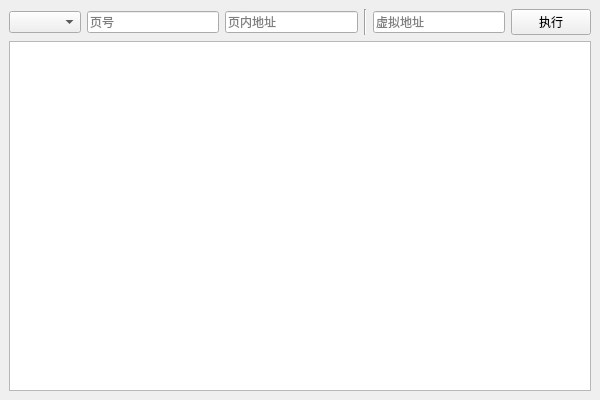
<?xml version="1.0" encoding="UTF-8"?>
<ui version="4.0">
 <class>window</class>
 <widget class="QMainWindow" name="window">
  <property name="geometry">
   <rect>
    <x>0</x>
    <y>0</y>
    <width>600</width>
    <height>400</height>
   </rect>
  </property>
  <property name="windowTitle">
   <string>分页内存管理</string>
  </property>
  <widget class="QWidget" name="center">
   <layout class="QVBoxLayout" name="verticalLayout">
    <item>
     <layout class="QHBoxLayout" name="hlay">
      <item>
       <widget class="QComboBox" name="combo"/>
      </item>
      <item>
       <widget class="QLineEdit" name="edit1">
        <property name="placeholderText">
         <string>页号</string>
        </property>
       </widget>
      </item>
      <item>
       <widget class="QLineEdit" name="edit2">
        <property name="text">
         <string/>
        </property>
        <property name="placeholderText">
         <string>页内地址</string>
        </property>
       </widget>
      </item>
      <item>
       <widget class="Line" name="line">
        <property name="orientation">
         <enum>Qt::Orientation::Vertical</enum>
        </property>
       </widget>
      </item>
      <item>
       <widget class="QLineEdit" name="edit3">
        <property name="placeholderText">
         <string>虚拟地址</string>
        </property>
       </widget>
      </item>
      <item>
       <widget class="QPushButton" name="btn">
        <property name="text">
         <string>执行</string>
        </property>
       </widget>
      </item>
     </layout>
    </item>
    <item>
     <widget class="QTableWidget" name="table">
      <attribute name="horizontalHeaderStretchLastSection">
       <bool>true</bool>
      </attribute>
     </widget>
    </item>
   </layout>
  </widget>
 </widget>
 <resources/>
 <connections/>
</ui>
